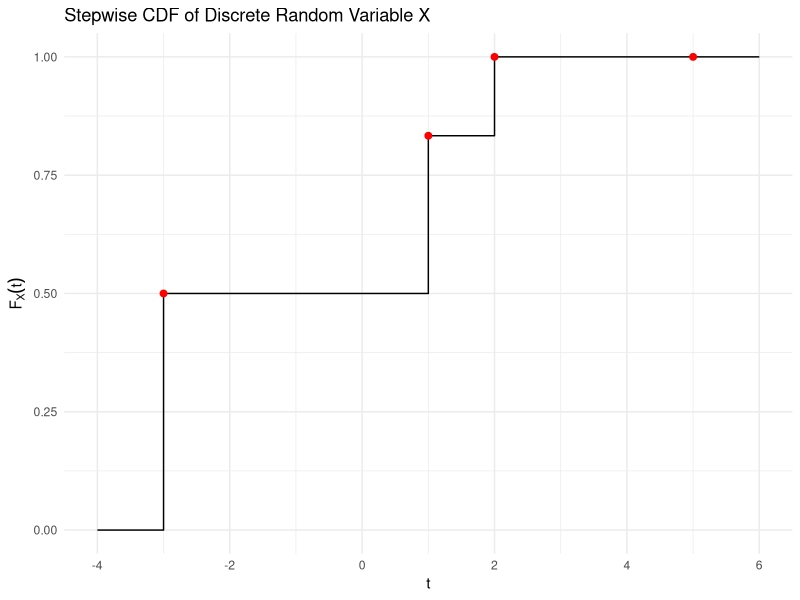

The R source for this figure:
## ---- chunk 1
library(ggplot2)

# Define values and cumulative probabilities
x_vals <- c(-3, 1, 2, 5)
probs <- c(1/2, 1/3, 1/6, 0)
cdf_vals <- cumsum(probs)

# Extended t values for plotting step function
t_vals <- c(-4, -3, 1, 2, 5, 6)
F_vals <- c(0, 1/2, 5/6, 1, 1, 1)

# Plot
ggplot(data.frame(t = t_vals, F = F_vals), aes(x = t, y = F)) +
  geom_step(direction = "hv") +
  geom_point(data = data.frame(x = x_vals, y = cdf_vals),
             aes(x = x, y = y), color = "red", size = 2) +
  labs(title = "Stepwise CDF of Discrete Random Variable X",
       x = "t", y = expression(F[X](t))) +
  theme_minimal()
